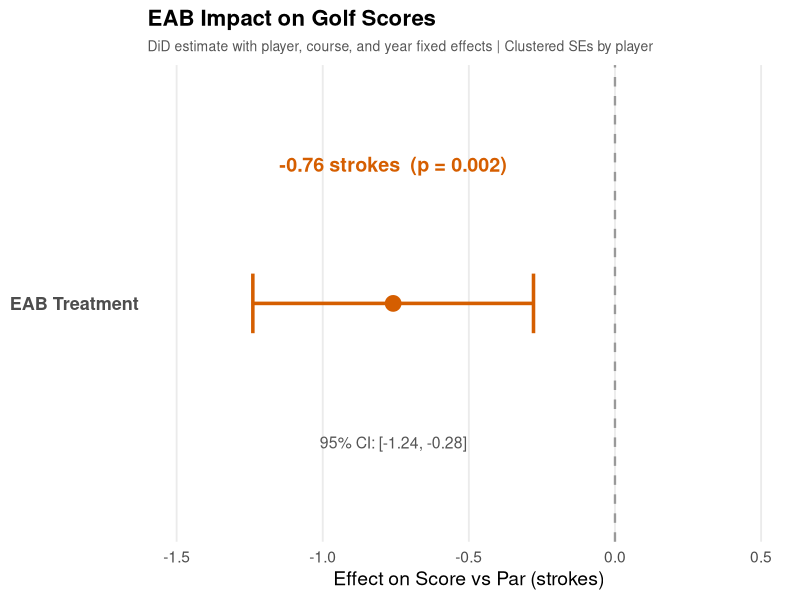
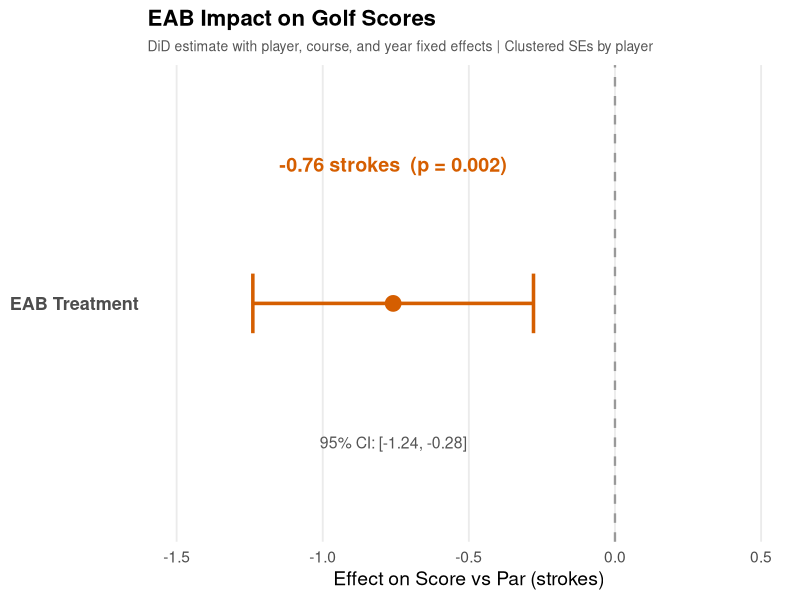

These charts were generated, in order, by the following R code:
# Track A: Coefficient plot (DiD treatment effect)
# Hardcoded from Block 3 results (console-only output)

library(ggplot2)

# DiD results from Block 3
coef_val <- -0.759
se_val <- 0.245
p_val <- 0.002

# 95% confidence interval
ci_lo <- coef_val - 1.96 * se_val
ci_hi <- coef_val + 1.96 * se_val

cat(sprintf("Treatment effect: %.3f [%.3f, %.3f]\n", coef_val, ci_lo, ci_hi))

# Build data frame for plotting
coef_df <- data.frame(
  term = "EAB Treatment",
  estimate = coef_val,
  ci_low = ci_lo,
  ci_high = ci_hi
)

p <- ggplot(coef_df, aes(x = estimate, y = term)) +
  # Null hypothesis line
  geom_vline(xintercept = 0, linetype = "dashed",
             color = "#999999", linewidth = 0.8) +
  # CI error bar
  geom_errorbarh(aes(xmin = ci_low, xmax = ci_high),
                 height = 0.15, linewidth = 1.2, color = "#D55E00") +
  # Point estimate
  geom_point(size = 5, color = "#D55E00") +
  # Annotation
  annotate("text",
           x = coef_val, y = 1.35,
           label = sprintf("%.2f strokes  (p = %.3f)", coef_val, p_val),
           size = 5, fontface = "bold", color = "#D55E00") +
  annotate("text",
           x = coef_val, y = 0.65,
           label = sprintf("95%% CI: [%.2f, %.2f]", ci_lo, ci_hi),
           size = 4, color = "#555555") +
  # Labeling
  labs(
    title = "EAB Impact on Golf Scores",
    subtitle = "DiD estimate with player, course, and year fixed effects | Clustered SEs by player",
    x = "Effect on Score vs Par (strokes)",
    y = NULL
  ) +
  scale_x_continuous(limits = c(-1.5, 0.5), breaks = seq(-1.5, 0.5, 0.5)) +
  theme_minimal(base_size = 14) +
  theme(
    plot.title = element_text(face = "bold", size = 16),
    plot.subtitle = element_text(size = 10, color = "#555555"),
    axis.text.y = element_text(size = 13, face = "bold"),
    panel.grid.minor = element_blank(),
    panel.grid.major.y = element_blank()
  )

print(p)
ggsave("track_a_coef.png", p, width = 9, height = 4, dpi = 150)

cat("\nCoefficient plot saved.\n")
cat("The beetle helps your golf game: -0.76 strokes (p = 0.002)\n")
